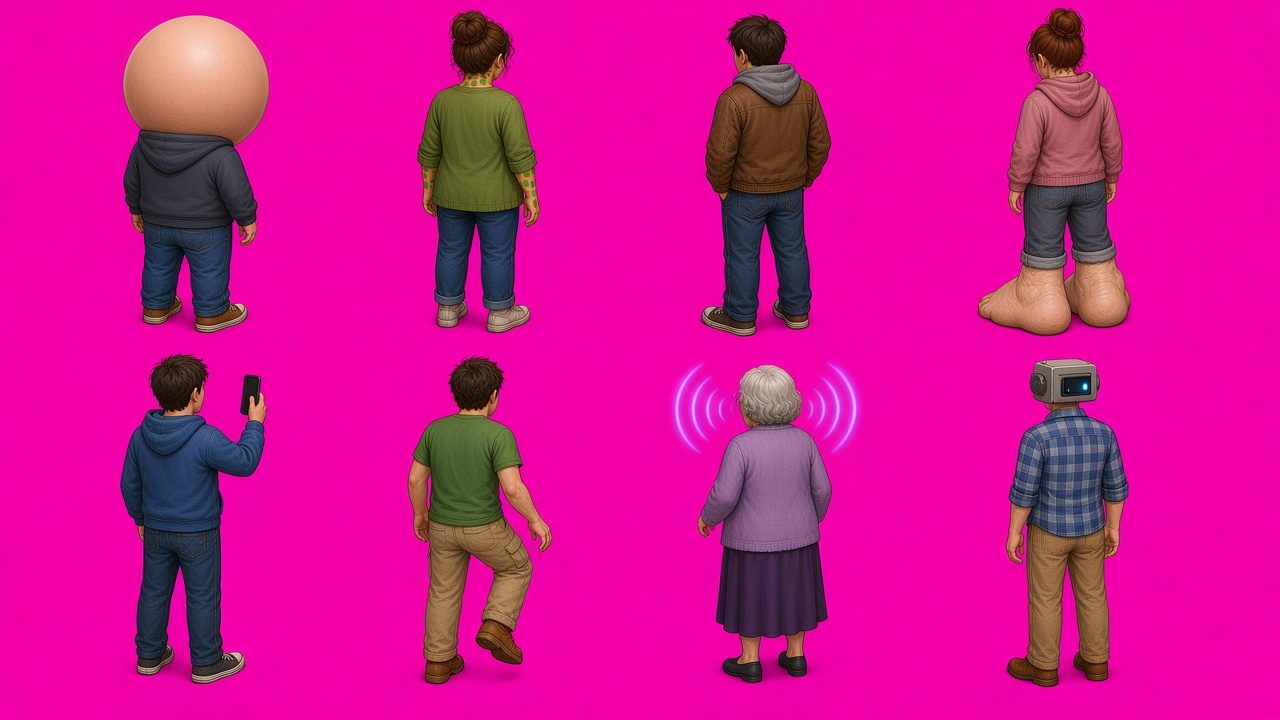
#> input picture art_src/patients_back.jpg, 1280 x 720 px
$ python -i slice_sprites.py   (imports and definitions only)
#> lines starting #> are read from the running program, lines starting #| are printed output that depends on the picture; after the words box and inside, x2 and y2 are one past the last pixel; in counts of white or black regions, pixels touching at a corner belong together
#> further down, picture is the input picture: PIL image 1280x720 RGB; mean R, G, B 206.4, 19, 144.7
#!/usr/bin/env python3
"""Нарезка сгенерированных листов в спрайты с альфой + атлас.
python3 tools/slice_sprites.py <furniture.jpg> <staff.jpg> <patients.jpg> <floors.jpg>"""
import sys,json,os
from PIL import Image,ImageFilter
import numpy as np
OUT='www/assets/sprites'
FURN=['recdesk','desk','cabinet','scanner','tubes','shelf','bed','bench','plant','radiator','bin','soda','wc','sink','coffee','sofa']
STAFF=['doctor','nurse','handyman','receptionist']
PATS=['balloon','patches','rednose','bigfeet','phone','knees','arcs','robot']
def key_out(im):
    a=np.asarray(im.convert('RGB')).astype(np.float32);r,g,b=a[...,0],a[...,1],a[...,2]
    m=np.minimum(r,b)-g  # «пурпурность»
    mx=np.maximum(np.maximum(r,g),b);mx1=np.maximum(mx,1)
    ch=np.dstack([r/mx1,g/mx1,b/mx1])  # цветность без яркости -> тени фона тоже уходят
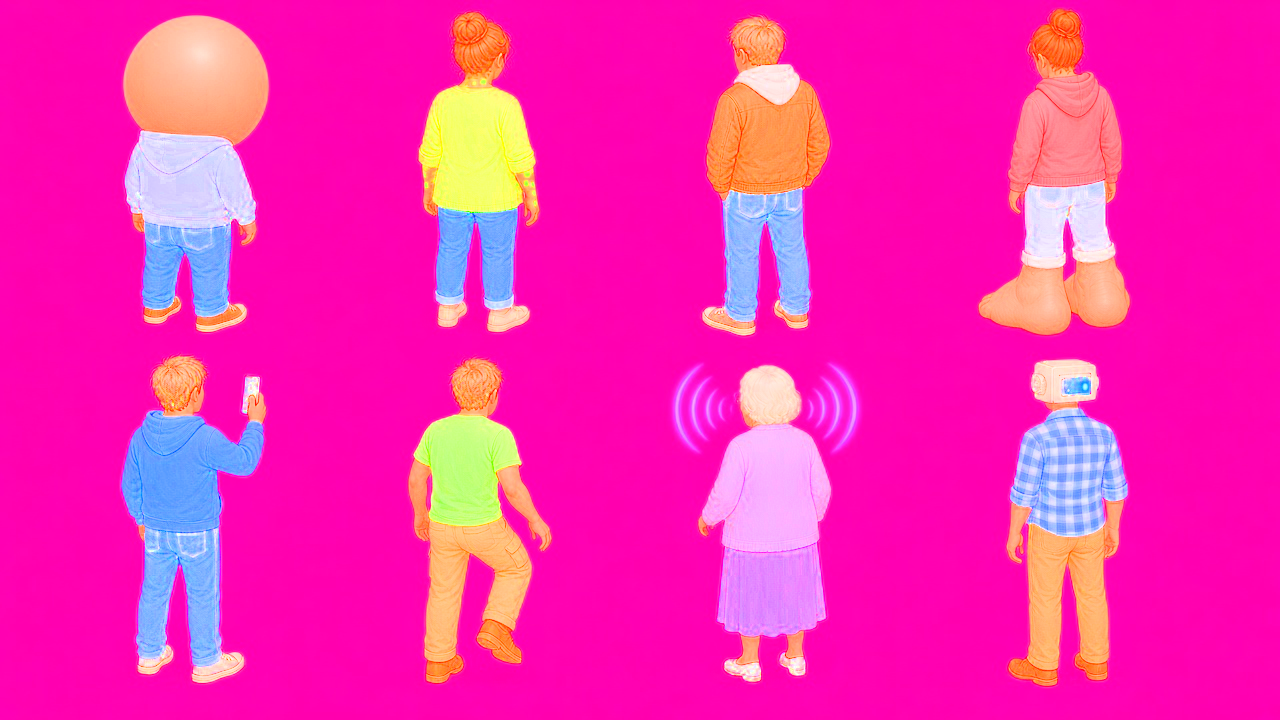
#> ch: shape (720, 1280, 3) float32; mean of channels 0, 1, 2 0.968, 0.168, 0.694; drawn as R, G, B
    h,w=r.shape;cs=np.concatenate([ch[:6,:6].reshape(-1,3),ch[:6,-6:].reshape(-1,3),ch[-6:,:6].reshape(-1,3),ch[-6:,-6:].reshape(-1,3)]);bgc=np.median(cs,0)
#> after `h, w = r.shape`: h = 720; w = 1280
#> after `cs = np.concatenate([ch[:6, :6].reshape(-1, 3), ch[:6, -6:].reshape(-1`: cs = 144 rows, first 8: [1, 0.0042, 0.702], [1, 0.00837, 0.703], [1, 0.00837, 0.703], [1, 0.00837, 0.703], [1, 0.0125, 0.704], [1, 0.0125, 0.704], [1, 0.00837, 0.703], [1, 0.00837, 0.703]
#> after `bgc = np.median(cs, 0)`: bgc = [1, 0.0042, 0.703]
    d=np.sqrt(((ch-bgc)**2).sum(-1));d=np.where(mx<45,1,d)
    alpha=np.clip((d-0.13)/0.17,0,1)
    A=Image.fromarray((alpha*255).astype(np.uint8)).filter(ImageFilter.MinFilter(3)).filter(ImageFilter.GaussianBlur(.6))
    alpha=np.asarray(A).astype(np.float32)/255
    # despill на краях: убираем пурпур
    edge=alpha<.98;sp=np.clip(m-10,0,None)
#> after `edge = alpha < 0.98`:
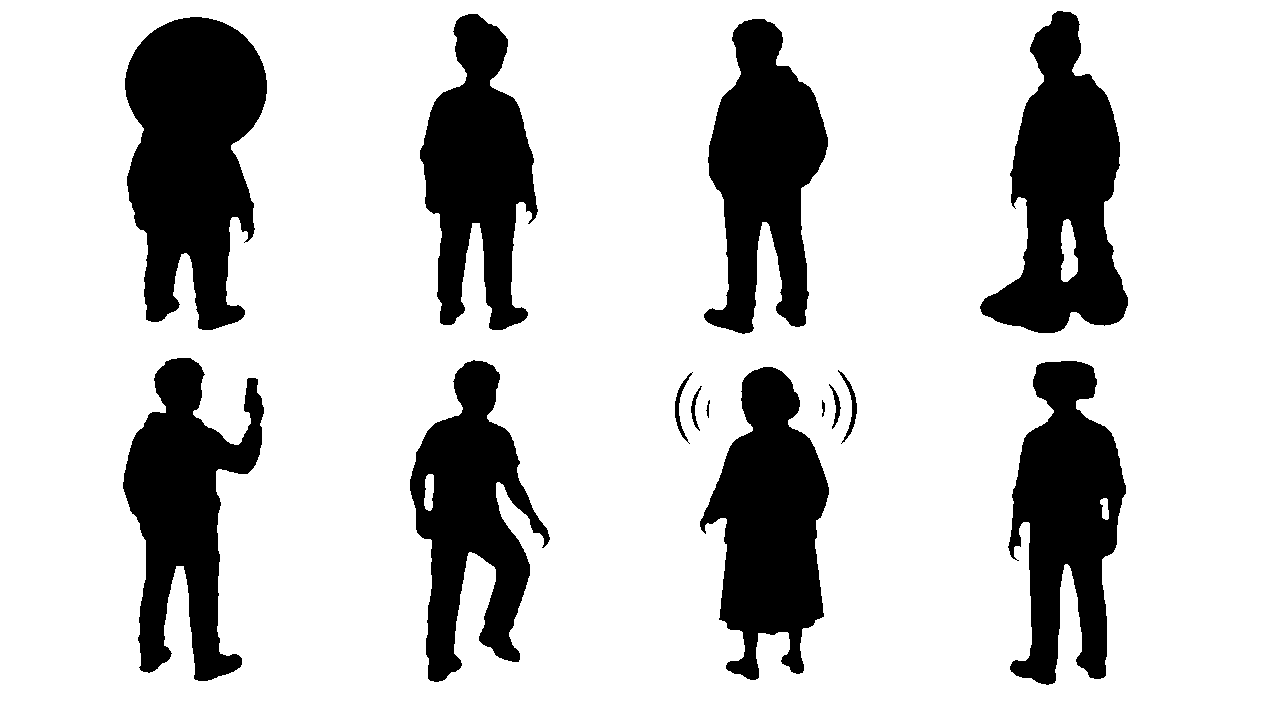
#> edge: shape (720, 1280) bool; 78.9% white; 14 black regions, largest, box (x1, y1, x2, y2) and area: (125, 17, 267, 330) 31138, (980, 11, 1128, 333) 25784, (700, 367, 829, 680) 23940
    for ch in(0,2):a[...,ch]=np.where(edge,a[...,ch]-sp*np.where(edge,1,0),a[...,ch])
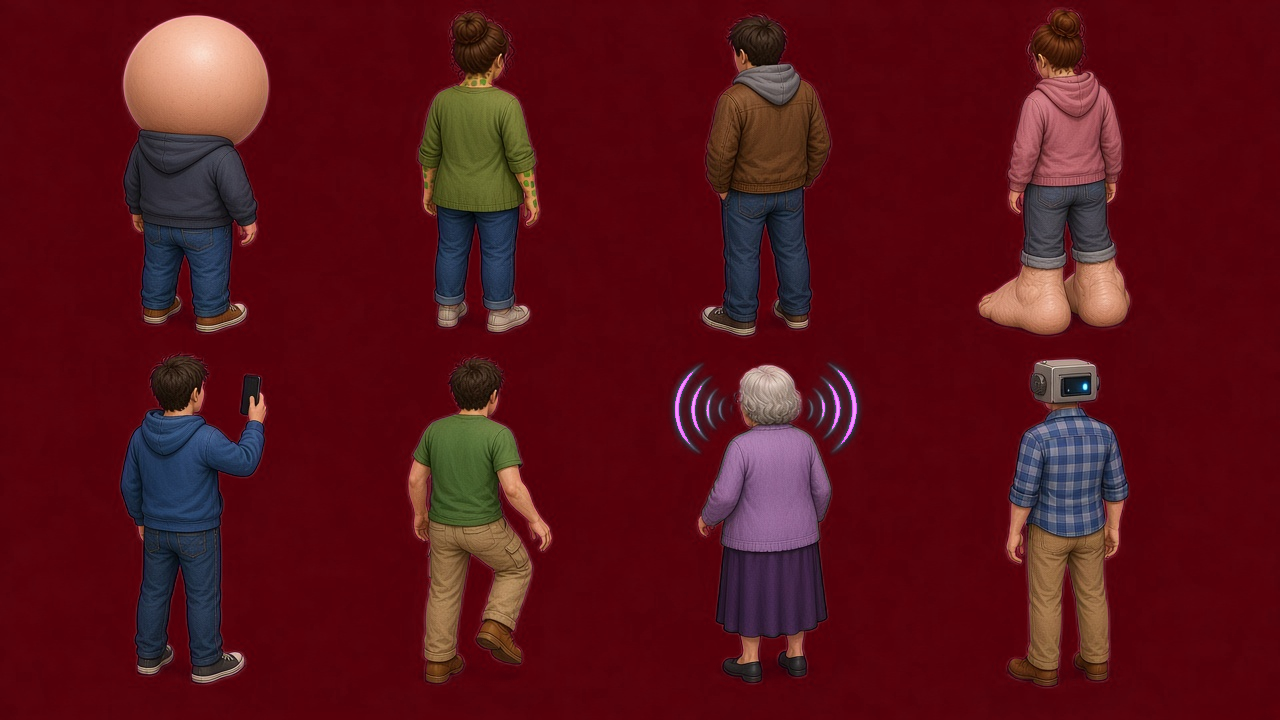
#> a: shape (720, 1280, 3) float32; mean R, G, B 87.6, 19, 26
    out=np.dstack([np.clip(a,0,255),alpha*255]).astype(np.uint8);return Image.fromarray(out,'RGBA')
#> after `out = np.dstack([np.clip(a, 0, 255), alpha * 255]).astype(np.uint8)`:
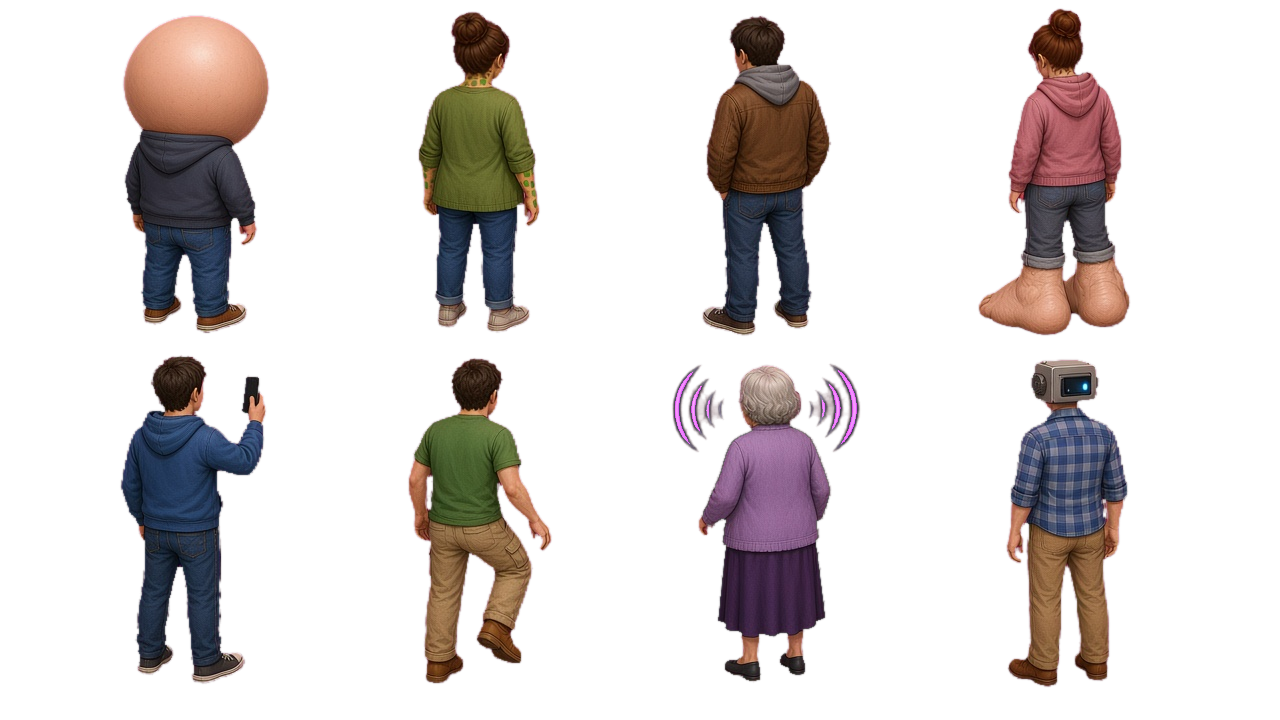
#> out: shape (720, 1280, 4); mean R, G, B, A 87.6, 19, 25.9, 57.7; transparent parts drawn white
# [12 lines left out: functions largest, cells, not called in this run]
def fit(im,w=None,h=None):
    k=(w/im.width) if w else (h/im.height);return im.resize((max(1,round(im.width*k)),max(1,round(im.height*k))),Image.LANCZOS)
# [29 lines left out: functions seamless, main, not called in this run]
# [1 line not run here, left out]

>>> from PIL import Image
>>> picture = Image.open('../art_src/patients_back.jpg')
>>> result = key_out(picture)
